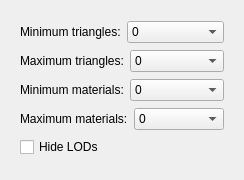
<?xml version="1.0" encoding="UTF-8"?>
<ui version="4.0">
 <class>CharacterAssetDbFilterDlg</class>
 <widget class="QWidget" name="ASSERT_FILTERS_CHARACTERS_WIDGET">
  <property name="geometry">
   <rect>
    <x>0</x>
    <y>0</y>
    <width>244</width>
    <height>180</height>
   </rect>
  </property>
  <property name="windowTitle">
   <string>Characters</string>
  </property>
  <layout class="QVBoxLayout" name="verticalLayout">
   <item>
    <widget class="QWidget" name="ASSET_FILTERS_CHARACTERS_WIDGET">
     <layout class="QVBoxLayout" name="verticalLayout_2">
      <item>
       <layout class="QHBoxLayout" name="ASSET_FILTERS_CHARACTERS_MIN_TRIANGLES_LAYOUT">
        <item>
         <widget class="QLabel" name="ASSET_FILTERS_CHARACTERS_MIN_TRIANGLES">
          <property name="text">
           <string>Minimum triangles:</string>
          </property>
         </widget>
        </item>
        <item>
         <widget class="QComboBox" name="ASSET_FILTERS_CHARACTERS_MIN_TRIANGLES_COMBO">
          <item>
           <property name="text">
            <string>0</string>
           </property>
          </item>
          <item>
           <property name="text">
            <string>10</string>
           </property>
          </item>
          <item>
           <property name="text">
            <string>100</string>
           </property>
          </item>
          <item>
           <property name="text">
            <string>500</string>
           </property>
          </item>
          <item>
           <property name="text">
            <string>1000</string>
           </property>
          </item>
          <item>
           <property name="text">
            <string>2000</string>
           </property>
          </item>
          <item>
           <property name="text">
            <string>5000</string>
           </property>
          </item>
          <item>
           <property name="text">
            <string>10000</string>
           </property>
          </item>
          <item>
           <property name="text">
            <string>20000</string>
           </property>
          </item>
          <item>
           <property name="text">
            <string>30000</string>
           </property>
          </item>
          <item>
           <property name="text">
            <string>40000</string>
           </property>
          </item>
          <item>
           <property name="text">
            <string>50000</string>
           </property>
          </item>
          <item>
           <property name="text">
            <string>64000</string>
           </property>
          </item>
         </widget>
        </item>
       </layout>
      </item>
      <item>
       <layout class="QHBoxLayout" name="ASSET_FILTERS_CHARACTERS_MAX_TRIANGLES_LAYOUT">
        <item>
         <widget class="QLabel" name="ASSET_FILTERS_CHARACTERS_MAX_TRIANGLES">
          <property name="text">
           <string>Maximum triangles:</string>
          </property>
         </widget>
        </item>
        <item>
         <widget class="QComboBox" name="ASSET_FILTERS_CHARACTERS_MAX_TRIANGLES_COMBO">
          <item>
           <property name="text">
            <string>0</string>
           </property>
          </item>
          <item>
           <property name="text">
            <string>10</string>
           </property>
          </item>
          <item>
           <property name="text">
            <string>100</string>
           </property>
          </item>
          <item>
           <property name="text">
            <string>500</string>
           </property>
          </item>
          <item>
           <property name="text">
            <string>1000</string>
           </property>
          </item>
          <item>
           <property name="text">
            <string>2000</string>
           </property>
          </item>
          <item>
           <property name="text">
            <string>5000</string>
           </property>
          </item>
          <item>
           <property name="text">
            <string>10000</string>
           </property>
          </item>
          <item>
           <property name="text">
            <string>20000</string>
           </property>
          </item>
          <item>
           <property name="text">
            <string>30000</string>
           </property>
          </item>
          <item>
           <property name="text">
            <string>40000</string>
           </property>
          </item>
          <item>
           <property name="text">
            <string>50000</string>
           </property>
          </item>
          <item>
           <property name="text">
            <string>64000</string>
           </property>
          </item>
         </widget>
        </item>
       </layout>
      </item>
      <item>
       <layout class="QHBoxLayout" name="ASSET_FILTERS_CHARACTERS_MIN_MATERIALS_LAYOUT">
        <item>
         <widget class="QLabel" name="ASSET_FILTERS_CHARACTERS_MIN_MATERIALS">
          <property name="text">
           <string>Minimum materials:</string>
          </property>
         </widget>
        </item>
        <item>
         <widget class="QComboBox" name="ASSET_FILTERS_CHARACTERS_MIN_MATERIALS_COMBO">
          <item>
           <property name="text">
            <string>0</string>
           </property>
          </item>
          <item>
           <property name="text">
            <string>1</string>
           </property>
          </item>
          <item>
           <property name="text">
            <string>5</string>
           </property>
          </item>
          <item>
           <property name="text">
            <string>10</string>
           </property>
          </item>
          <item>
           <property name="text">
            <string>100</string>
           </property>
          </item>
          <item>
           <property name="text">
            <string>500</string>
           </property>
          </item>
         </widget>
        </item>
       </layout>
      </item>
      <item>
       <layout class="QHBoxLayout" name="ASSET_FILTERS_CHARACTERS_MAX_MATERIALS_LAYOUT">
        <item>
         <widget class="QLabel" name="ASSET_FILTERS_CHARACTERS_MAX_MATERIALS">
          <property name="text">
           <string>Maximum materials:</string>
          </property>
         </widget>
        </item>
        <item>
         <widget class="QComboBox" name="ASSET_FILTERS_CHARACTERS_MAX_MATERIALS_COMBO">
          <item>
           <property name="text">
            <string>0</string>
           </property>
          </item>
          <item>
           <property name="text">
            <string>1</string>
           </property>
          </item>
          <item>
           <property name="text">
            <string>5</string>
           </property>
          </item>
          <item>
           <property name="text">
            <string>10</string>
           </property>
          </item>
          <item>
           <property name="text">
            <string>100</string>
           </property>
          </item>
          <item>
           <property name="text">
            <string>500</string>
           </property>
          </item>
         </widget>
        </item>
       </layout>
      </item>
      <item>
       <widget class="QCheckBox" name="ASSET_FILTERS_CHARACTERS_HIDE_LODS">
        <property name="text">
         <string>Hide LODs</string>
        </property>
       </widget>
      </item>
     </layout>
    </widget>
   </item>
  </layout>
 </widget>
 <resources/>
 <connections/>
</ui>
